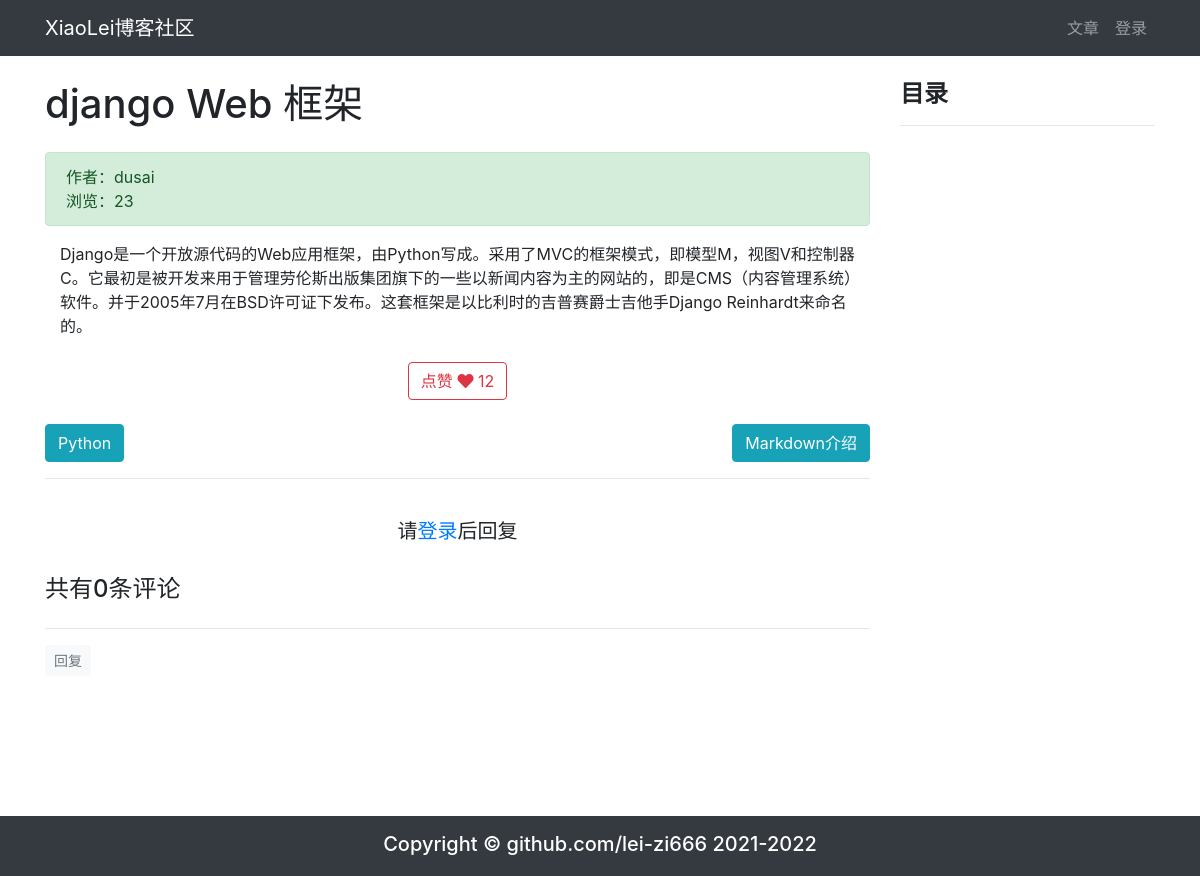
The app's page /article/article-detail/22/ with its own data.
### article/models.py (models this page shows, shortened)
class ArticlePost(models.Model):
    author = models.ForeignKey(User, on_delete=models.CASCADE)
    avatar = models.ImageField(upload_to='article/%Y%m%d/', blank=True)
    column = models.ForeignKey(
        ArticleColumn,
        null=True,
        blank=True,
        on_delete=models.CASCADE,
        related_name='article'
    )
    tags = TaggableManager(blank=True)
    title = models.CharField(max_length=100)
    body = models.TextField()
    total_views = models.PositiveIntegerField(default=0)
    likes = models.PositiveIntegerField(default=0)
    created = models.DateTimeField(default=timezone.now)
    updated = models.DateTimeField(auto_now=True)
    class Meta:
        ordering = ('-created',)
    def get_absolute_url(self):
        return reverse('article:article_detail', args=[self.id])
    def save(self, *args, **kwargs):
        article = super(ArticlePost, self).save(*args, **kwargs)
        return article

### article/views.py (the view)
# urls.py: path('article-detail/<int:id>/', views.article_detail, name='article_detail'),
def article_detail(request, id):
    article = get_object_or_404(ArticlePost, id=id)
    comments = Comment.objects.filter(article=id)
    article.total_views += 1
    article.save(update_fields=['total_views'])
    pre_article = ArticlePost.objects.filter(id__lt=article.id).order_by('-id')
    next_article = ArticlePost.objects.filter(id__gt=article.id).order_by('id')
    if pre_article.count() > 0:
        pre_article = pre_article[0]
    else:
        pre_article = None
    if next_article.count() > 0:
        next_article = next_article[0]
    else:
        next_article = None
    md = markdown.Markdown(
        extensions=[
        'markdown.extensions.extra',
        'markdown.extensions.codehilite',
        'markdown.extensions.toc',
        ]
    )
    article.body = md.convert(article.body)
    comment_form = CommentForm()
    context = {
        'article': article,
        'toc': md.toc,
        'comments': comments,
        'pre_article': pre_article,
        'next_article': next_article,
        'comment_form': comment_form,
    }
    return render(request, 'article/detail.html', context)

### templates/article/detail.html (shortened to what this page needs)
{% extends "base.html" %}
{% load staticfiles %}
{% block content %}
<link rel="stylesheet" href="{% static 'prism/prism.css' %}">
<div class="container">
    <div class="row">
        <div class="col-9">
            <h1 class="mt-4 mb-4">{{ article.title }}</h1>
            <div class="alert alert-success">
                <div>
                    作者：{{ article.author }}
                </div>
                <div>
                    浏览：{{ article.total_views }}
                </div>
            </div>
            <div class="col-12">
                <p>{{ article.body|safe }}</p>
            </div>
            <div style="text-align:center;" class="mt-4">
                <button class="btn btn-outline-danger"
                        type="button"
                        onclick="validate_is_like(
                                '{% url 'article:increase_likes' article.id %}',
                                {{ article.id }},
                                {{ article.likes }}
                            )"
                >
                    <span>点赞</span>
                    <span>
                        <i class="fas fa-heart"></i>
                    </span>
                    <span id="likes_number">
                        {{ article.likes }}
                    </span>
                </button>
            </div>
            <br>
            <div class="row justify-content-end">
                {% if next_article %}
                <div class="col-auto mr-auto">
                    <a  href="{{ next_article.get_absolute_url }}"
                        class="btn btn-info"
                        >
                        {{ next_article.title }}
                    </a>
                </div>
                {% endif %}
            {% if pre_article %}
                <div class="col-auto">
                    <a  href="{{ pre_article.get_absolute_url }}"
                    class="btn btn-info"
                    >
                        {{ pre_article.title }}
                    </a>
                </div>
            {% endif %}
            </div>
            <hr>
            {% if user.is_authenticated %}
                <div>
                    <form
                        action="{% url 'comment:post_comment' article.id %}"
                        method="POST"
                    >
                    {% csrf_token %}
                        <div class="form-group">
                            <label for="body">
                                <strong>
                                    我也要发言：
                                </strong>
                            </label>
                            <div>
                                {{ comment_form.media }}
                                {{ comment_form.body }}
                            </div>
                        </div>
                        <button type="submit" class="btn btn-primary ">发送</button>
                    </form>
                </div>
                <br>
            {% else %}
                <br>
                <h5 class="row justify-content-center">
                    请<a href="{% url 'userprofile:login' %}">登录</a>后回复
                </h5>
                <br>
            {% endif %}
            {% load mptt_tags %}
            <h4>共有{{ comments.count }}条评论</h4>
            <div class="row">
                {% recursetree comments %}
                    {% with comment=node %}
                        <div class="{% if comment.reply_to %}
                                    offset-1 col-11
                                    {% else %}
                                    col-12
                                    {% endif %}"
                            id="comment_elem_{{ comment.id }}"
                        >
                            <hr>
                            <div>
                                {% if user.is_authenticated %}
                                    <button type="button"
                                            class="btn btn-light btn-sm text-muted"
                                            onclick="load_modal({{ article.id }}, {{ comment.id }})"
                                    >
                                        回复
                                    </button>
                                {% else %}
                                    <a class="btn btn-light btn-sm text-muted"
                                        href="{% url 'userprofile:login' %}"
                                    >
                                        回复
                                    </a>
                                {% endif %}
                            </div>
                        </div>
                    {% endwith %}
                {% endrecursetree %}
            </div>
        </div>
        <div class="col-3 mt-4" id="sidebar" class="sidebar">
            <div class="sidebar__inner">
                <h4><strong>目录</strong></h4>
                <hr>
            </div>
        </div>
    </div>
</div>
{% endblock content %}

### templates/article/detail.html (style rules this page uses)
.sidebar__inner { transform: translate(0, 0); transform: translate3d(0, 0, 0); will-change: position, transform; }

### templates/base.html (style rules this page uses)
html, body { height: 100%; margin: 0; }

### records on screen
ArticlePost: title "django Web 框架", author "dusai", total_views "23", body "Django是一个开放源代码的Web应用框架，由Python写成。采用了MVC的框架模式，即模型M，视图V和控制器C。它最初是被开发来用于管理劳伦斯出版集团旗下的一些以新闻内容为主的网站的，即是CMS（内容管理系统）软件。并于2005年7月在BSD许可证下发布。这套框架是以比利时的吉普赛爵士吉他手Django Reinhardt来命名的。", likes "12"
ArticlePost: title "Python"
ArticlePost: title "Markdown介绍"

### other values on screen
{{ comments.count }} "0"
